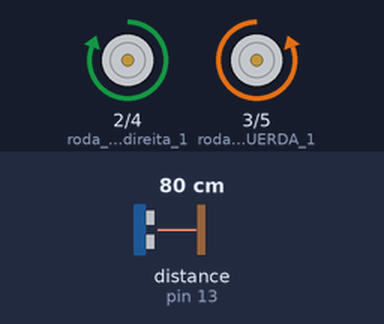
This sketch was run on a simulated Arduino Uno, built with avr-gcc and run on an emulated ATmega328P. Shown: motor-driver pin pairs drawn as motors (green arrow = first pin HIGH = forward, orange = second pin HIGH = backward, longer = more drive). The inputs (shaded band) are chosen by the test bench; at power-on: distance to the obstacle (sensor on pin 13) 80 cm. Random numbers use the default seed unless the sketch sets one.

Above: at 3.2 s.
3.3 s: distance to the obstacle (sensor on pin 13) set to 39 cm
4.8 s: distance to the obstacle (sensor on pin 13) set to 32 cm
At 5.8 s:
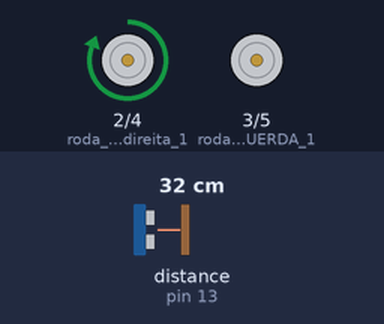
At 7.4 s:
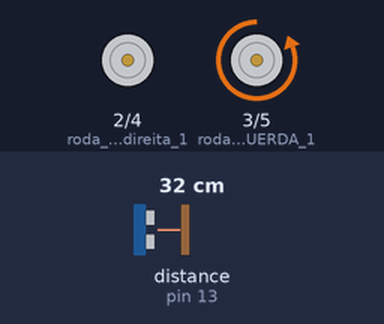
7.8 s: distance to the obstacle (sensor on pin 13) set to 12 cm
10.8 s: distance to the obstacle (sensor on pin 13) set to 9 cm
12.3 s: distance to the obstacle (sensor on pin 13) set to 60 cm
At 13.9 s:
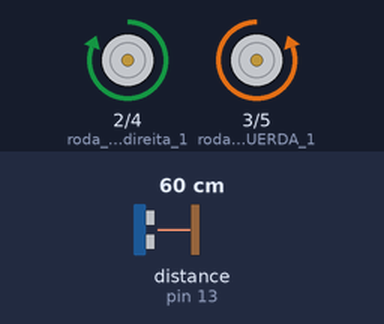
14.3 s: distance to the obstacle (sensor on pin 13) set to 2 cm
At 14.7 s:
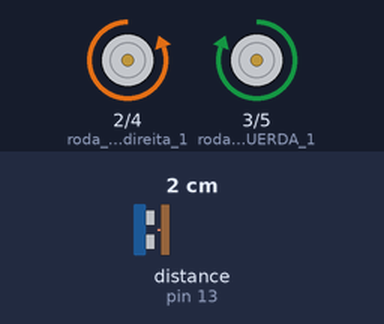
Timing chart, 0 to 16.8 s (numbered marks = the images above; inputs shaded):
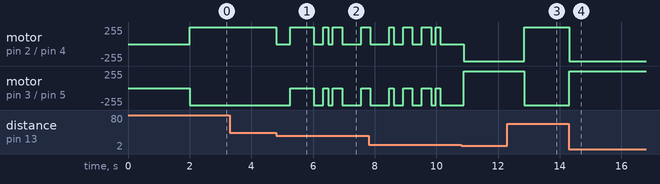

Measured:
- the behaviour switches between 36 and 35 cm on distance to the obstacle (sensor on pin 13) (found by bisection; images 0 and 1)
- after the input at 3.3 s, every drawn part: stays the same
- after the input at 12.3 s, motor on pin 2 (roda_da_direita_1) / pin 4 (roda_da_direita_2): backward 255/255 → forward 255/255 after 0.55 s; motor on pin 3 (roda_da_ESQUERDA_1) / pin 5 (roda_da_ESQUERDA_2): forward 255/255 → backward 255/255 after 0.55 s
- after the input at 14.3 s, motor on pin 2 (roda_da_direita_1) / pin 4 (roda_da_direita_2): forward 255/255 → backward 255/255 at once; motor on pin 3 (roda_da_ESQUERDA_1) / pin 5 (roda_da_ESQUERDA_2): backward 255/255 → forward 255/255 at once

The sketch:

carro.ino
```cpp
#include <Ultrasonic.h>

Ultrasonic ultrasonic(12, 13);

int distancia;

#define roda_da_direita_1 2
#define roda_da_ESQUERDA_1 3

#define roda_da_direita_2 4
#define roda_da_ESQUERDA_2 5

void setup(){
  pinMode(roda_da_direita_1 , OUTPUT);
  pinMode(roda_da_ESQUERDA_1 , OUTPUT);
  pinMode(roda_da_direita_2 , OUTPUT);
  pinMode(roda_da_ESQUERDA_2 , OUTPUT);

  delay(2000);//DELAY DE INICIO
}
void loop(){

  distancia = ultrasonic.read();

if ( distancia <=35 && distancia >=11) {// SE A DISTANCIA ESTIVAR ENTRE 35 E 11 FAÇA O DESVIO
  if (random (1 ,2 + 1) ==1){ // IRÁ SORTEAR A DIREÇÃO
    digitalWrite(roda_da_ESQUERDA_2, LOW);//DIREITA
    digitalWrite(roda_da_direita_1, HIGH);

    digitalWrite(roda_da_direita_2, LOW);
    digitalWrite(roda_da_ESQUERDA_1, LOW);
    delay(100);

    }else{
    digitalWrite(roda_da_ESQUERDA_2,HIGH);//ESQUERDA
    digitalWrite(roda_da_direita_1, LOW);

    digitalWrite(roda_da_direita_2, LOW);
    digitalWrite(roda_da_ESQUERDA_1,LOW);
    delay(100);
    }
  }else{
    digitalWrite(roda_da_ESQUERDA_2, HIGH);// FRENTE
    digitalWrite(roda_da_direita_1, HIGH);

    digitalWrite(roda_da_direita_2, LOW);
    digitalWrite(roda_da_ESQUERDA_1, LOW);
  }
if ( distancia <=10 && distancia >=1) { //SE A DISTACIA FOR MENOR QUE 10 VAI DAR RÉ
    digitalWrite(roda_da_ESQUERDA_2, LOW);//RÉ
    digitalWrite(roda_da_direita_1, LOW);

    digitalWrite(roda_da_direita_2, HIGH);
    digitalWrite(roda_da_ESQUERDA_1, HIGH);
    delay(600);
  }
  delay(50);
}
```
